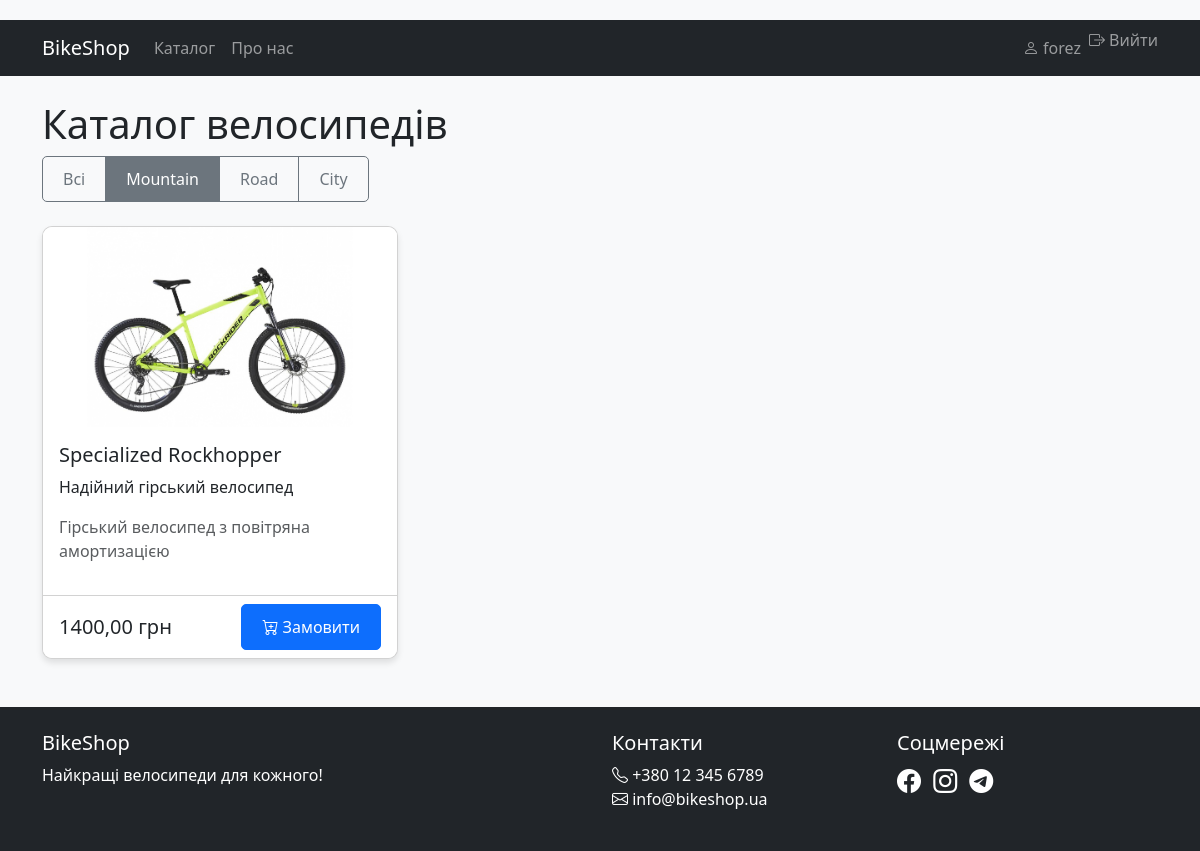
The page /bikes/?type=1 (signed in) on the database its author committed.
### shop/models.py (models this page shows, shortened)
class BikeType(models.Model):
    name = models.CharField(max_length=50)
    description = models.TextField()

class Bike(models.Model):
    name = models.CharField(max_length=100)
    bike_type = models.ForeignKey(BikeType, on_delete=models.CASCADE)
    price = models.DecimalField(max_digits=10, decimal_places=2)
    description = models.TextField()
    image = models.ImageField(upload_to='bikes/')
    in_stock = models.BooleanField(default=True)
    def get_specifics(self) -> str:
        if hasattr(self, 'mountain_spec'):
            return self.mountain_spec.get_specifics()
        if hasattr(self, 'road_spec'):
            return self.road_spec.get_specifics()
        if hasattr(self, 'city_spec'):
            return self.city_spec.get_specifics()
        return "Звичайний велосипед"

class MountainBikeSpec(models.Model):
    bike = models.OneToOneField(Bike, on_delete=models.CASCADE, related_name='mountain_spec')
    suspension = models.CharField(max_length=50)
    def get_specifics(self) -> str:
        return f"Гірський велосипед з {self.suspension} амортизацією"

### shop/views.py (the view)
# urls.py: path('bikes/', views.bike_list, name='bike_list'),
@login_required
def bike_list(request):
    bike_type_id = request.GET.get('type')
    bikes = Bike.objects.filter(in_stock=True)
    active_type: Optional[BikeType] = None
    if bike_type_id and bike_type_id != 'all':
        active_type = get_object_or_404(BikeType, pk=bike_type_id)
        bikes = bikes.filter(bike_type=active_type)
    bike_types = BikeType.objects.all()
    return render(request, 'shop/bike_list.html', {
        'bikes': bikes,
        'bike_types': bike_types,
        'active_type': active_type
    })

### shop/templates/shop/bike_list.html (shortened to what this page needs)
{% extends 'base.html' %}
{% block content %}
<div class="row mb-4">
    <div class="col-12">
        <h1 class="display-6">Каталог велосипедів</h1>
        <div class="btn-group" role="group" aria-label="Фільтр за типом велосипеда">
            <a href="?type=all" class="btn btn-outline-secondary {% if not active_type %}active{% endif %}">Всі</a>
            {% for type in bike_types %}
            <a href="?type={{ type.id }}" class="btn btn-outline-secondary {% if active_type and type.id == active_type.id %}active{% endif %}">
                {{ type.name }}
            </a>
            {% endfor %}
        </div>
    </div>
</div>
<div class="row row-cols-1 row-cols-md-3 g-4">
    {% for bike in bikes %}
    <div class="col">
        <div class="card h-100">
            <img src="{{ bike.image.url }}" class="card-img-top" alt="{{ bike.name }}">
            <div class="card-body">
                <h5 class="card-title">{{ bike.name }}</h5>
                <p class="card-text">{{ bike.description|truncatechars:100 }}</p>
                <p class="text-muted">{{ bike.get_specifics }}</p>
            </div>
            <div class="card-footer bg-white">
                <div class="d-flex justify-content-between align-items-center">
                    <span class="h5 mb-0">{{ bike.price }} грн</span>
                    <a href="{% url 'shop:create_order' bike.id %}" class="btn btn-primary">
                        <i class="bi bi-cart-plus"></i> Замовити
                    </a>
                </div>
            </div>
        </div>
    </div>
    {% empty %}
    <div class="col-12">
        <div class="alert alert-info">Велосипедів не знайдено</div>
    </div>
    {% endfor %}
</div>
{% endblock %}

### shop/templates/base.html (shortened to what this page needs)
<!DOCTYPE html>
<html lang="uk">
<head>
    <link href="https://cdn.jsdelivr.net/npm/bootstrap@5.3.0/dist/css/bootstrap.min.css" rel="stylesheet" />
    <link rel="stylesheet" href="https://cdn.jsdelivr.net/npm/bootstrap-icons@1.10.0/font/bootstrap-icons.css" />
    {% load static %}
    <link rel="stylesheet" href="{% static 'css/styles.css' %}" />
</head>
<body>
    <nav class="navbar navbar-expand-lg navbar-dark bg-dark">
        <div class="container">
            <a class="navbar-brand" href="{% url 'shop:home' %}">BikeShop</a>
            <div class="collapse navbar-collapse" id="navbarNav">
                <ul class="navbar-nav me-auto mb-2 mb-lg-0">
                    <li class="nav-item">
                        <a class="nav-link" href="{% url 'shop:bike_list' %}">Каталог</a>
                    </li>
                    <li class="nav-item">
                        <a class="nav-link" href="#" role="button" tabindex="0" aria-disabled="true">Про нас</a>
                    </li>
                </ul>
                <ul class="navbar-nav">
                    {% if user.is_authenticated %}
                    <li class="nav-item">
                        <a class="nav-link" href="{% url 'profile' %}">
                            <i class="bi bi-person"></i> {{ user.username }}
                        </a>
                    </li>
                    <li class="nav-item">
                        <form method="post" action="{% url 'logout' %}" class="d-inline">
                            <button
                                type="submit"
                                class="nav-link btn btn-link p-0"
                                style="border: none; background: none;"
                            >
                                <i class="bi bi-box-arrow-right"></i> Вийти
                            </button>
                        </form>
                    </li>
                    {% endif %}
                </ul>
            </div>
        </div>
    </nav>
    <div class="container mt-4">
        {% block content %}{% endblock %}
    </div>
    <footer class="bg-dark text-white mt-5 py-4">
        <div class="container">
            <div class="row">
                <div class="col-md-6">
                    <h5>BikeShop</h5>
                    <p>Найкращі велосипеди для кожного!</p>
                </div>
                <div class="col-md-3">
                    <h5>Контакти</h5>
                    <ul class="list-unstyled">
                        <li><i class="bi bi-telephone"></i> +380 12 345 6789</li>
                        <li><i class="bi bi-envelope"></i> info@bikeshop.ua</li>
                    </ul>
                </div>
                <div class="col-md-3">
                    <h5>Соцмережі</h5>
                    <div class="social-links">
                        <a href="#" class="text-white me-2" aria-label="Facebook"><i class="bi bi-facebook"></i></a>
                        <a href="#" class="text-white me-2" aria-label="Instagram"><i class="bi bi-instagram"></i></a>
                        <a href="#" class="text-white me-2" aria-label="Telegram"><i class="bi bi-telegram"></i></a>
                    </div>
                </div>
            </div>
        </div>
    </footer>
</body>
</html>

### static/css/styles.css (style rules this page uses)
body { background-color: #f8f9fa; padding-top: 20px; }
.card { transition: transform 0.2s ease, box-shadow 0.2s ease; border-radius: 10px; overflow: hidden; box-shadow: 0 4px 6px rgba(0, 0, 0, 0.1); }
.card-img-top { height: 200px; object-fit: cover; }
.social-links a { font-size: 1.5rem; transition: color 0.2s ease; }
.btn { border-radius: 5px; padding: 10px 20px; }

### rows shown on the page
BikeType: name "Mountain"
BikeType: name "Road"
BikeType: name "City"
Bike: image (picture), name "Specialized Rockhopper", description "Надійний гірський велосипед", get_specifics "Гірський велосипед з повітряна амортизацією", price "1400,00"

### other values the page prints
{{ user.username }} "forez"
